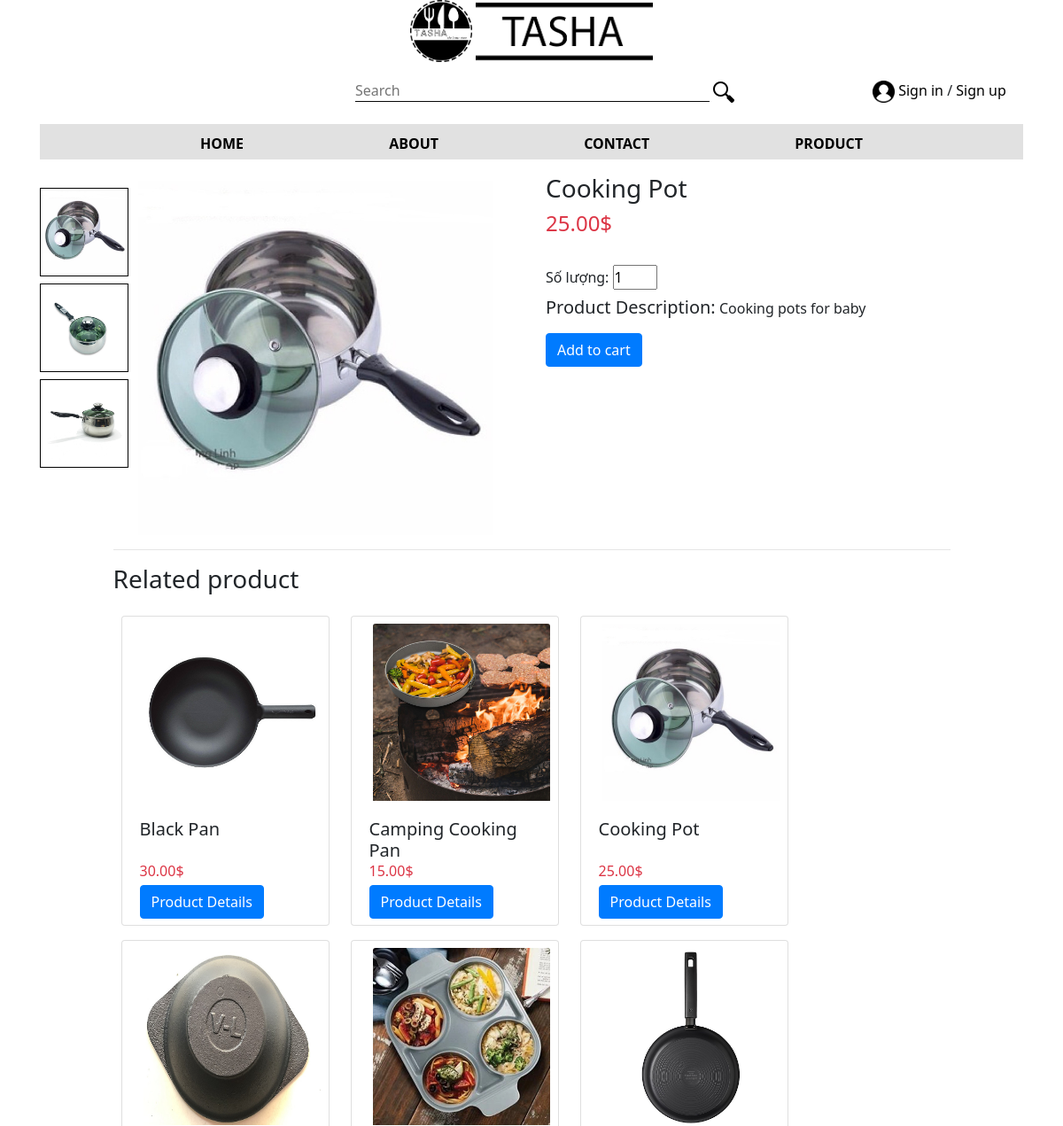
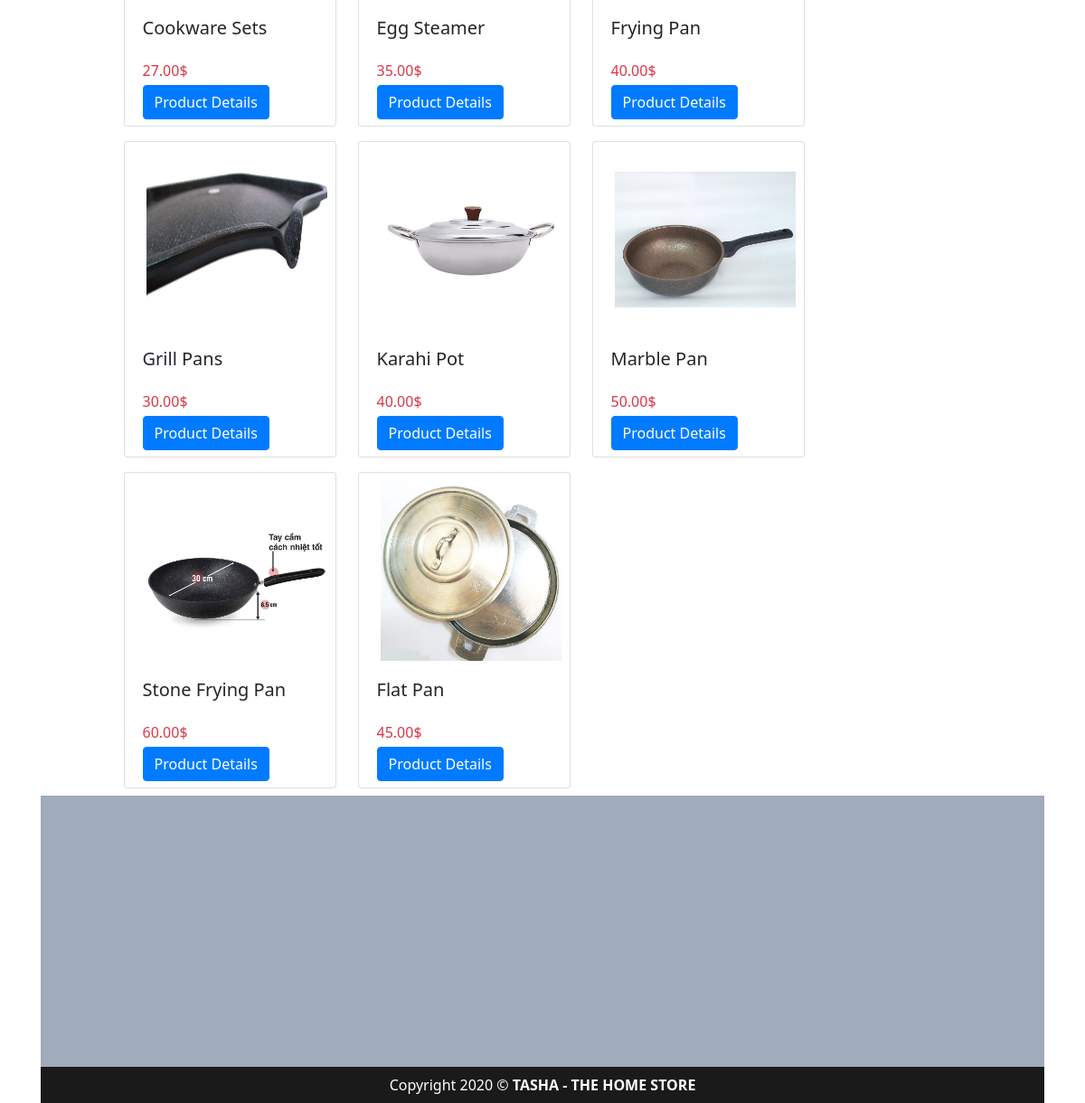
The app's page /product.php?id=3&category=1 with its own data (2 pictures, top to bottom).
### tables this page shows
CREATE TABLE `image` (
  `id` int(11) NOT NULL,
  `id_product` int(11) NOT NULL,
  `image` text NOT NULL
);

CREATE TABLE `product` (
  `id_product` int(11) NOT NULL,
  `name_pro` varchar(255) NOT NULL,
  `price` int(11) NOT NULL,
  `quantity` int(11) NOT NULL,
  `content` text NOT NULL,
  `status` tinyint(1) NOT NULL,
  `category_id` int(11) NOT NULL,
  `avatar` text NOT NULL
);

### connect/Database.php (called while the page is built, shortened)
<?php
    class Database
    {
        private $host ="mysql:host=localhost; dbname=eproject; charset=utf8";
        private $username = "root";
        private $password = "";
        private $pdo;
        public function __construct()
        {
            try {
                $this->pdo = new PDO($this->host, $this->username, $this->password);
            }catch (Exception $e){
                ErrorPHP::showMessage($e->getMessage());
            }
        }
        public function queryDataParam($query, $param) {
            try {
                $this->stmt = $this->pdo->prepare($query);
                $this->stmt->execute($param);
                return $this->stmt;
            }catch (Exception $e){
                   ErrorPHP::showMessage($e->getMessage());
            }
        }
    }

### public/product.php (the view, shortened to what this page needs)
<?php
    require_once "../connect/Database.php";
    $db = new Database();
    if(isset($_GET['id'])):
        $id = $_GET['id'];
        $query = "SELECT * FROM product JOIN image ON product.id_product = image.id_product WHERE product.id_product =:id";
        $param = [ "id" => $id ];
        $stmt = $db->queryDataParam($query, $param);
        $query2 = "SELECT * FROM product JOIN category ON product.category_id = category.category_id WHERE product.category_id =:category_id";
        $param2 = [ "category_id" => $_GET['category'] ];
        $stmt2 = $db->queryDataParam($query2,$param2);
    else:
    endif;
?>
<!doctype html>
<html lang="en">
<head>
    <link rel="stylesheet" href="bootstrap/css/bootstrap.min.css">
    <link rel="stylesheet" href="css/product.css">
</head>
<body>
    <div class="container-fluid">
        <header class="row">
            <nav class="col-md-12">
                <div class="col-md-12">
                    <div class="col-md-12 text-center">
                        <img src="image/logo.png" class="logo">
                        <img src="image/tasha.png" class="bannerTasha">
                    </div>
                    <div class="col-md-12 clearfix">
                        <div class="col-md-2 float-right header-login">
                            <img src="image/user.png" class="userIcon">
                            <a href="login.php">Sign in</a> /
                            <a href="signup.php">Sign up</a>
                        </div>
                        <div class="col-md-8 text-center float-right">
                            <form action="">
                                <input type="text" name="search" class="search" placeholder="Search">
                                <button type="submit" class="submit"><img src="image/icons8-search-24.png" ></button>
                            </form>
                        </div>
                    </div>
                    <div class="col-md-12 menu text-center mt-4">
                        <ul class="mb-0">
                            <li><a href="index.php">HOME</a></li>
                            <li><a href="#">ABOUT</a></li>
                            <li><a href="#">CONTACT</a></li>
                            <li><a href="#">PRODUCT</a></li>
                        </ul>
                    </div>
                </div>
            </nav>
        </header>
        <div class="container">
            <div class="row">
                <div class="col-1 float-left mt-4">
                    <?php while ($result = $stmt->fetch(PDO::FETCH_ASSOC)):
                        $name_pro = $result['name_pro']; $quantity = $result['quantity']; $price = $result['price']; $content = $result['content'];
                     ?>
                     <img src="image/product/<?= $result['image'] ?>" style="width: 100px;border: 1px solid black" class="mt-2 image" >
                    <?php endwhile; ?>
                </div>
                <div class="col-5 float-left ml-3 mt-4">
                    <img id="avatar" style="width: 400px">
                </div>
                <div class="col-5 float-left p-0">
                    <p class="mt-3 h3 "><?= $name_pro ?></p>
                    <p class="text-danger h4 mt-1"><?= $price ?>.00$</p>
                    <br/>
                    <span>Số lượng:</span>
                    <input type="number" name="quantity" id="quanity" min="1" max="<?= $quantity ?>" value ="1">
                    <p class="mt-2"><span class="h5">Product Description:</span> <?= $content ?></p>
                    <button type="button" class="btn btn-primary" id="addtocart">Add to cart</button>
                </div>
            </div>
        </div>
        <div class="container-fluid">
            <div class="row">
                <div class="col-xl-1 float-left" style="height: 100px;"></div>
                <div class="col-xl-10 float-left">
                    <hr>
                    <p class="h3 mt-3">Related product</p>
                    <div class="row">
                        <?php while ($result2 = $stmt2->fetch(PDO::FETCH_ASSOC)): ?>
                            <div class="card float-left ml-4 mt-3" style="width: 235px; height: 350px">
                                <img src="image/product/<?= $result2['avatar'] ?>" alt="" class="card-img-top ml-4 mt-2" style="width: 200px; height: 200px">
                                <div class="card-body">
                                    <h5 class="card-title" style="height: 35px"><?= $result2['name_pro'] ?></h5>
                                    <p class="card-text m-0 mb-1 text-danger"><?= $result2['price'] ?>.00$</p>
                                    <a href="product.php?id=<?= $result2['id_product'] ?>" class="btn btn-primary">Product Details</a>
                                </div>
                            </div>
                        <?php endwhile; ?>
                    </div>
                </div>
            </div>
            <footer class="col-md-12">
                <div class="mt-2" style="height: 300px; background-color: #a0abbb;"></div>
                <div class="text-center" style="width: 100%; background-color: #1A1A1A; height: 40px;">
                    <p class="mb-0" style="color: white; line-height: 40px">Copyright 2020 &copy; <span class="font-weight-bold">TASHA - THE HOME STORE</span></p>
                </div>
            </footer>
        </div>
    </div>
</body>
</html>

### public/css/product.css (style rules this page uses)
* { margin: 0; padding: 0; font-size: 16px; font-family: Segoe UI; }
.logo { width: 70px; }
.bannerTasha { width: 200px; }
.userIcon { width: 25px; }
.header-login { margin-top: 20px; }
.search { margin-top: 20px; border: none; border-bottom: 1px solid #070707; width: 400px; outline: none; margin-left: 30px; }
.submit { background-color: white; border:none; }
.menu ul { list-style-type: none; font-weight: 800; background-color: #E1E1E1; height: 40px; }
.menu ul li { display: inline; padding: 0 80px; font-size: 25px; margin-bottom: 10px; }
a { color: black; }
#quanity { width: 50px; cursor: text; }
.image { cursor: pointer; }

### records on screen
image: image (picture)
image: image (picture)
image: image (picture)
product: name_pro "Cooking Pot", price "25", content "Cooking pots for baby", avatar (picture)
product: avatar (picture), name_pro "Black Pan", price "30"
product: avatar (picture), name_pro "Camping Cooking Pan", price "15"
product: avatar (picture), name_pro "Cookware Sets", price "27"
product: avatar (picture), name_pro "Egg Steamer", price "35"
product: avatar (picture), name_pro "Frying Pan", price "40"
product: avatar (picture), name_pro "Grill Pans", price "30"
product: avatar (picture), name_pro "Karahi Pot", price "40"
product: avatar (picture), name_pro "Marble Pan", price "50"
product: avatar (picture), name_pro "Stone Frying Pan", price "60"
product: avatar (picture), name_pro "Flat Pan", price "45"
